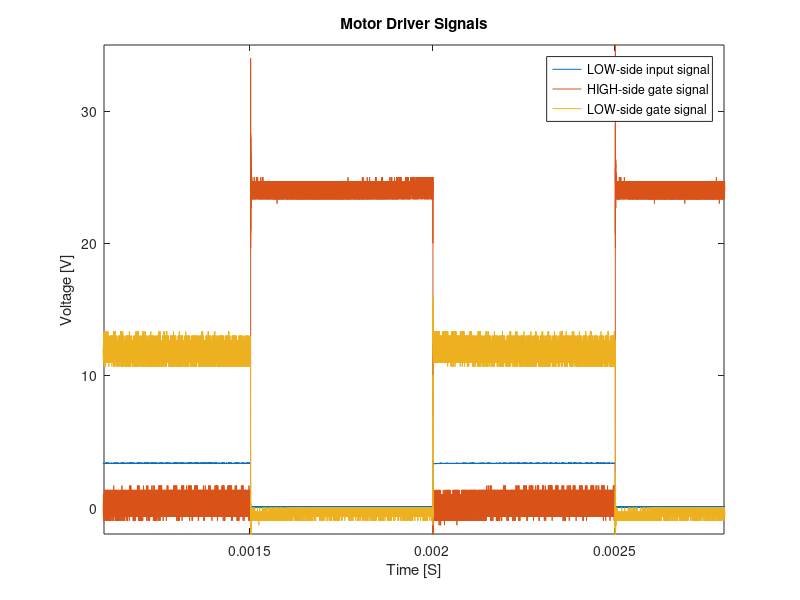

Recreate this plot in MATLAB.
clear all; close all; clc;

to_tikz = 0;

%data1 = load('C1hbridge00000.dat');
%time = data1(:,1);
%C1_data = data1(:,2);

data2 = load('C2hbridge00000.dat');
time = data2(:,1);
C2_data = data2(:,2);

data3 = load('C3hbridge00000.dat');
time = data3(:,1);
C3_data = data3(:,2);

data4 = load('C4hbridge00000.dat');
time = data4(:,1);
C4_data = data4(:,2);


figure
plot (time,C4_data,time,C2_data,time,C3_data)
title('Motor Driver Signals')
xlabel('Time [S]')
ylabel('Voltage [V]')

legend('LOW-side input signal','HIGH-side gate signal','LOW-side gate signal')
xlim([1.1*10^(-3) 2.8*10^(-3)])
ylim([-2 35])
if to_tikz == 1
    cleanfigure()
    matlab2tikz('test_motor_drive_signals.tex');
    matlab2tikz( 'test.tikz', 'height', '\fheight', 'width', '\fwidth' )
end